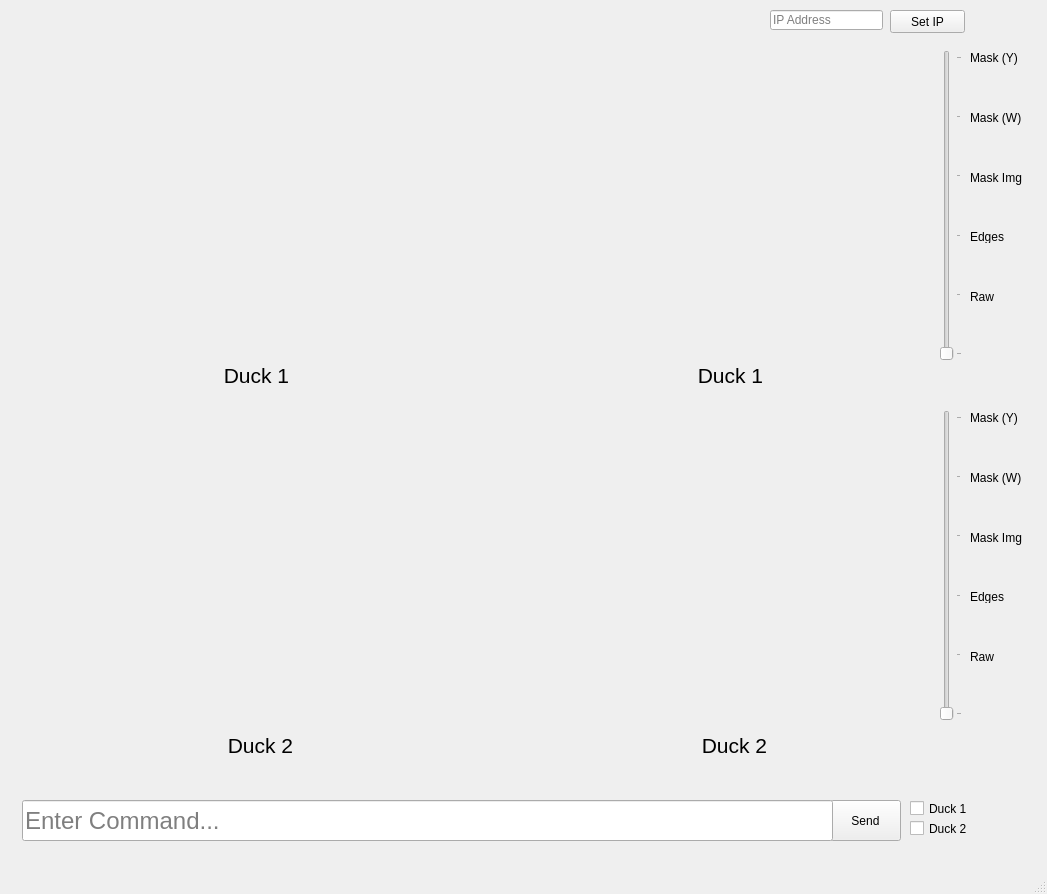
<?xml version="1.0" encoding="UTF-8"?>
<ui version="4.0">
 <class>MainWindow</class>
 <widget class="QMainWindow" name="MainWindow">
  <property name="geometry">
   <rect>
    <x>0</x>
    <y>0</y>
    <width>1047</width>
    <height>894</height>
   </rect>
  </property>
  <property name="baseSize">
   <size>
    <width>0</width>
    <height>0</height>
   </size>
  </property>
  <property name="windowTitle">
   <string>DuckieTown</string>
  </property>
  <widget class="QWidget" name="centralwidget">
   <widget class="QPushButton" name="Send_Button">
    <property name="geometry">
     <rect>
      <x>830</x>
      <y>800</y>
      <width>71</width>
      <height>41</height>
     </rect>
    </property>
    <property name="text">
     <string>Send</string>
    </property>
   </widget>
   <widget class="QCheckBox" name="Duck1_Check">
    <property name="geometry">
     <rect>
      <x>910</x>
      <y>800</y>
      <width>70</width>
      <height>17</height>
     </rect>
    </property>
    <property name="text">
     <string>Duck 1</string>
    </property>
   </widget>
   <widget class="QCheckBox" name="Duck_Check">
    <property name="geometry">
     <rect>
      <x>910</x>
      <y>820</y>
      <width>70</width>
      <height>17</height>
     </rect>
    </property>
    <property name="text">
     <string>Duck 2</string>
    </property>
   </widget>
   <widget class="QWidget" name="horizontalLayoutWidget">
    <property name="geometry">
     <rect>
      <x>20</x>
      <y>50</y>
      <width>901</width>
      <height>311</height>
     </rect>
    </property>
    <layout class="QHBoxLayout" name="horizontalLayout">
     <item>
      <widget class="QLabel" name="Duck1_Feed">
       <property name="baseSize">
        <size>
         <width>400</width>
         <height>400</height>
        </size>
       </property>
       <property name="font">
        <font>
         <pointsize>8</pointsize>
        </font>
       </property>
       <property name="text">
        <string/>
       </property>
      </widget>
     </item>
     <item>
      <widget class="QLabel" name="Duck1_Feed2">
       <property name="text">
        <string/>
       </property>
      </widget>
     </item>
    </layout>
   </widget>
   <widget class="QLabel" name="Duck1_Label">
    <property name="geometry">
     <rect>
      <x>26</x>
      <y>360</y>
      <width>461</width>
      <height>31</height>
     </rect>
    </property>
    <property name="font">
     <font>
      <pointsize>16</pointsize>
     </font>
    </property>
    <property name="text">
     <string>Duck 1</string>
    </property>
    <property name="alignment">
     <set>Qt::AlignCenter</set>
    </property>
   </widget>
   <widget class="QLabel" name="Duck1_Label2">
    <property name="geometry">
     <rect>
      <x>500</x>
      <y>360</y>
      <width>461</width>
      <height>31</height>
     </rect>
    </property>
    <property name="font">
     <font>
      <pointsize>16</pointsize>
     </font>
    </property>
    <property name="text">
     <string>Duck 1</string>
    </property>
    <property name="alignment">
     <set>Qt::AlignCenter</set>
    </property>
   </widget>
   <widget class="QPushButton" name="SetIP_Button">
    <property name="geometry">
     <rect>
      <x>890</x>
      <y>10</y>
      <width>75</width>
      <height>23</height>
     </rect>
    </property>
    <property name="text">
     <string>Set IP</string>
    </property>
   </widget>
   <widget class="QWidget" name="horizontalLayoutWidget_2">
    <property name="geometry">
     <rect>
      <x>24</x>
      <y>410</y>
      <width>901</width>
      <height>311</height>
     </rect>
    </property>
    <layout class="QHBoxLayout" name="horizontalLayout_3">
     <item>
      <widget class="QLabel" name="Duck2_Feed">
       <property name="baseSize">
        <size>
         <width>400</width>
         <height>400</height>
        </size>
       </property>
       <property name="font">
        <font>
         <pointsize>8</pointsize>
        </font>
       </property>
       <property name="text">
        <string/>
       </property>
      </widget>
     </item>
     <item>
      <widget class="QLabel" name="Duck2_Feed2">
       <property name="text">
        <string/>
       </property>
      </widget>
     </item>
    </layout>
   </widget>
   <widget class="QLabel" name="Duck2_Label2">
    <property name="geometry">
     <rect>
      <x>504</x>
      <y>730</y>
      <width>461</width>
      <height>31</height>
     </rect>
    </property>
    <property name="font">
     <font>
      <pointsize>16</pointsize>
     </font>
    </property>
    <property name="text">
     <string>Duck 2</string>
    </property>
    <property name="alignment">
     <set>Qt::AlignCenter</set>
    </property>
   </widget>
   <widget class="QLabel" name="Duck2_Label">
    <property name="geometry">
     <rect>
      <x>30</x>
      <y>730</y>
      <width>461</width>
      <height>31</height>
     </rect>
    </property>
    <property name="font">
     <font>
      <pointsize>16</pointsize>
     </font>
    </property>
    <property name="text">
     <string>Duck 2</string>
    </property>
    <property name="alignment">
     <set>Qt::AlignCenter</set>
    </property>
   </widget>
   <widget class="QLabel" name="Duck1_MaskW_Label">
    <property name="geometry">
     <rect>
      <x>970</x>
      <y>110</y>
      <width>61</width>
      <height>16</height>
     </rect>
    </property>
    <property name="text">
     <string>Mask (W)</string>
    </property>
   </widget>
   <widget class="QLabel" name="Duck1_Edges_Label">
    <property name="geometry">
     <rect>
      <x>970</x>
      <y>230</y>
      <width>47</width>
      <height>13</height>
     </rect>
    </property>
    <property name="text">
     <string>Edges</string>
    </property>
   </widget>
   <widget class="QLabel" name="Duck1_MaskY_Label">
    <property name="geometry">
     <rect>
      <x>970</x>
      <y>50</y>
      <width>61</width>
      <height>16</height>
     </rect>
    </property>
    <property name="text">
     <string>Mask (Y)</string>
    </property>
   </widget>
   <widget class="QLabel" name="Duck1_Raw_Label">
    <property name="geometry">
     <rect>
      <x>970</x>
      <y>290</y>
      <width>47</width>
      <height>13</height>
     </rect>
    </property>
    <property name="text">
     <string>Raw</string>
    </property>
   </widget>
   <widget class="QLabel" name="Duck2_Edges_Label">
    <property name="geometry">
     <rect>
      <x>970</x>
      <y>590</y>
      <width>47</width>
      <height>13</height>
     </rect>
    </property>
    <property name="text">
     <string>Edges</string>
    </property>
   </widget>
   <widget class="QLabel" name="Duck2_MaskY_Label">
    <property name="geometry">
     <rect>
      <x>970</x>
      <y>410</y>
      <width>61</width>
      <height>16</height>
     </rect>
    </property>
    <property name="text">
     <string>Mask (Y)</string>
    </property>
   </widget>
   <widget class="QLabel" name="Duck2_Raw_Label">
    <property name="geometry">
     <rect>
      <x>970</x>
      <y>650</y>
      <width>47</width>
      <height>13</height>
     </rect>
    </property>
    <property name="text">
     <string>Raw</string>
    </property>
   </widget>
   <widget class="QLabel" name="Duck2_MaskW_Label">
    <property name="geometry">
     <rect>
      <x>970</x>
      <y>470</y>
      <width>61</width>
      <height>16</height>
     </rect>
    </property>
    <property name="text">
     <string>Mask (W)</string>
    </property>
   </widget>
   <widget class="QLabel" name="Duck1_MaskImg_Label">
    <property name="geometry">
     <rect>
      <x>970</x>
      <y>170</y>
      <width>61</width>
      <height>16</height>
     </rect>
    </property>
    <property name="text">
     <string>Mask Img</string>
    </property>
   </widget>
   <widget class="QLabel" name="Duck1_Mask_Label_3">
    <property name="geometry">
     <rect>
      <x>970</x>
      <y>530</y>
      <width>61</width>
      <height>16</height>
     </rect>
    </property>
    <property name="text">
     <string>Mask Img</string>
    </property>
   </widget>
   <widget class="QSlider" name="Duck2_Slider_2">
    <property name="geometry">
     <rect>
      <x>940</x>
      <y>50</y>
      <width>22</width>
      <height>311</height>
     </rect>
    </property>
    <property name="maximum">
     <number>5</number>
    </property>
    <property name="singleStep">
     <number>1</number>
    </property>
    <property name="pageStep">
     <number>1</number>
    </property>
    <property name="orientation">
     <enum>Qt::Vertical</enum>
    </property>
    <property name="tickPosition">
     <enum>QSlider::TicksBelow</enum>
    </property>
    <property name="tickInterval">
     <number>1</number>
    </property>
   </widget>
   <widget class="QSlider" name="Duck2_Slider_3">
    <property name="geometry">
     <rect>
      <x>940</x>
      <y>410</y>
      <width>22</width>
      <height>311</height>
     </rect>
    </property>
    <property name="maximum">
     <number>5</number>
    </property>
    <property name="singleStep">
     <number>1</number>
    </property>
    <property name="pageStep">
     <number>1</number>
    </property>
    <property name="orientation">
     <enum>Qt::Vertical</enum>
    </property>
    <property name="tickPosition">
     <enum>QSlider::TicksBelow</enum>
    </property>
    <property name="tickInterval">
     <number>1</number>
    </property>
   </widget>
   <widget class="QLineEdit" name="CommandBox">
    <property name="geometry">
     <rect>
      <x>22</x>
      <y>800</y>
      <width>811</width>
      <height>41</height>
     </rect>
    </property>
    <property name="font">
     <font>
      <pointsize>18</pointsize>
     </font>
    </property>
    <property name="text">
     <string/>
    </property>
    <property name="placeholderText">
     <string>Enter Command...</string>
    </property>
   </widget>
   <widget class="QLineEdit" name="IPBox">
    <property name="geometry">
     <rect>
      <x>770</x>
      <y>10</y>
      <width>113</width>
      <height>20</height>
     </rect>
    </property>
    <property name="placeholderText">
     <string>IP Address</string>
    </property>
   </widget>
  </widget>
  <widget class="QMenuBar" name="menubar">
   <property name="geometry">
    <rect>
     <x>0</x>
     <y>0</y>
     <width>1047</width>
     <height>21</height>
    </rect>
   </property>
  </widget>
  <widget class="QStatusBar" name="statusbar"/>
 </widget>
 <resources/>
 <connections/>
</ui>
